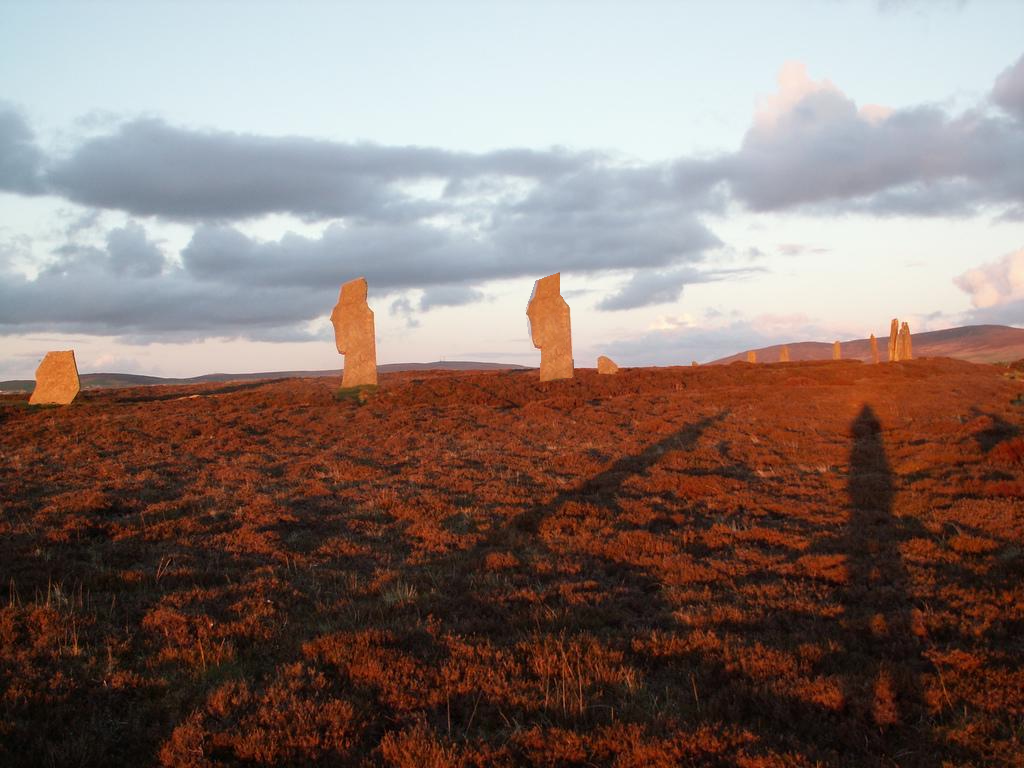
#> input picture Program/im2_t.bmp, 1024 x 768 px
$ python ExpandingBlockAlgorithm.py   (Python 2 division)
#> lines starting #> are read from the running program, lines starting #| are printed output that depends on the picture
import cv2
import numpy as np
import scipy
import time
import logging
import traceback
from sklearn.feature_extraction import image
from scipy.stats import chisquare

class ExpandingBlockAlgorithm():
    def __init__(self,myImage,blockSize):
#> called with myImage = 'im2_t.bmp', blockSize = 32
        self.blockSize = blockSize
        try:
            self.myImage = cv2.imread(myImage)
#> self.myImage is the input picture: shape (768, 1024, 3); mean B, G, R 111.9, 117.6, 135.1
            self.height, self.width, self.channel = self.myImage.shape
#> self.height = 768; self.width = 1024; self.channel = 3
            #toGrayScaleImage
            self.grayScaleImage = self.rgbToGrayScale(self.myImage).astype(np.uint8)
        except:
            print "Tidak Dapat Membuka Gambar"

    def rgbToGrayScale(self,rgb):
        return np.dot(rgb[..., :3], [0.299, 0.587, 0.114])
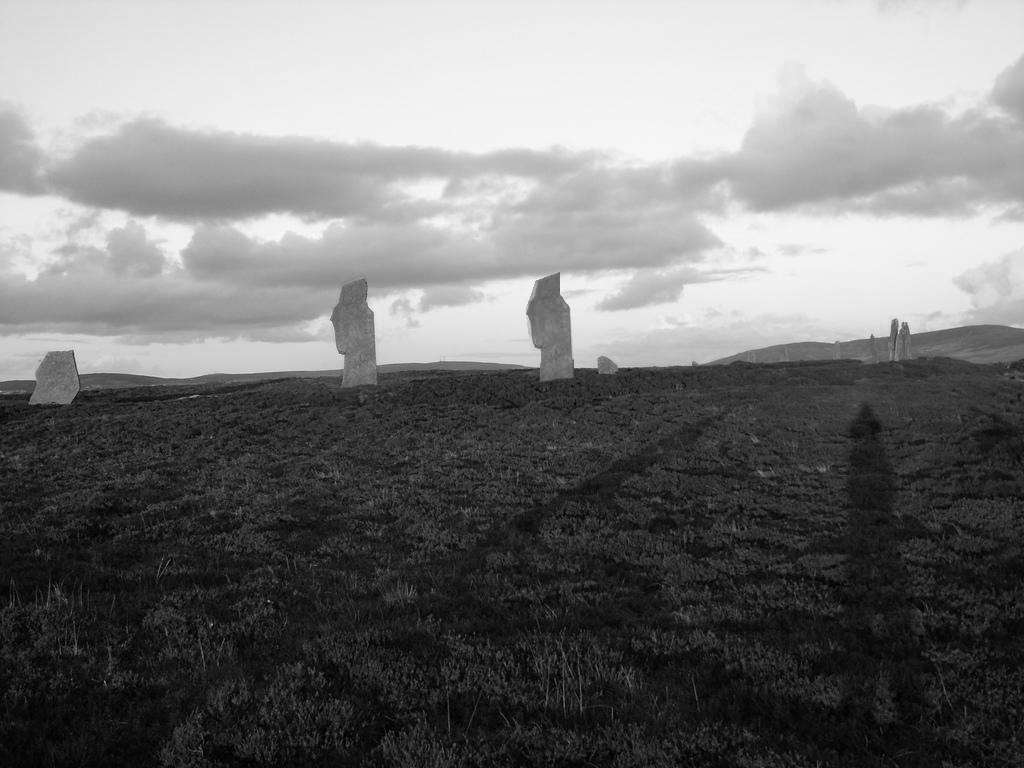
#> returned value: shape (768, 1024) float64; min 0, max 249.6, mean 117.9

    def expandingBlockAlgorithm(self):
        try:
            #make overlapping blok
            self.overLappingBlock = image.extract_patches_2d(self.grayScaleImage, (self.blockSize, self.blockSize))
            self.sizeOverLappingBlock = self.overLappingBlock.shape[0]
#> self.sizeOverLappingBlock = 731841

            #print self.overLappingBlock[0]

            #calculation mean or average grayscale
            self.arrayCalculation = np.zeros((self.sizeOverLappingBlock, 3), dtype=object)
            for i in range(self.sizeOverLappingBlock):
                meanEachBlock = self.overLappingBlock[i].mean()
                self.arrayCalculation[i] = [i, meanEachBlock, self.overLappingBlock[i]]
#> this loop made 731841 passes
#> meanEachBlock on passes 1 to 3: 216.8, 216.9, 217

            #sort based on dominant feature (mean)
            self.arrayCalculation = sorted(self.arrayCalculation, key=lambda value: value[1])
#> self.arrayCalculation = 731841 items

            #create group
            midleValueGroup = self.sizeOverLappingBlock / 2
#> midleValueGroup = 365920
            splitGroup = np.split(self.arrayCalculation, [midleValueGroup])
#> splitGroup = 2 items
            bigGroupA = splitGroup[0]
            bigGroupB = splitGroup[1]
            midleValueGroupA = bigGroupA.shape[0] / 2
#> midleValueGroupA = 182960
            splitGroupA = np.split(bigGroupA, [midleValueGroupA])
#> splitGroupA = 2 items
            midleValueGroupB = bigGroupB.shape[0] / 2
#> midleValueGroupB = 182960
            splitGroupB = np.split(bigGroupB, [midleValueGroupB])
#> splitGroupB = 2 items
            self.group1 = splitGroupA[0]
            self.group2 = splitGroupA[1]
            self.group3 = splitGroupB[0]
            self.group4 = splitGroupB[1]

            #create bucket
            self.bucket1 = np.concatenate((self.group1, self.group2))
            self.bucket2 = np.concatenate((self.group1, self.group2, self.group3))
            self.bucket3 = np.concatenate((self.group2, self.group3, self.group4))
            self.bucket4 = np.concatenate((self.group3, self.group4))

            self.sizeBucket1 = self.bucket1.shape[0]
#> self.sizeBucket1 = 365920
            self.sizeBucket2 = self.bucket2.shape[0]
#> self.sizeBucket2 = 548880
            self.sizeBucket3 = self.bucket3.shape[0]
#> self.sizeBucket3 = 548881
            self.sizeBucket4 = self.bucket4.shape[0]
#> self.sizeBucket4 = 365921

            for eachItemOnBucketColumn in range(self.bucket1.shape[0]):
                for eachItemOnBucketRow in range(eachItemOnBucketColumn + 1, self.bucket1.shape[0]):
                    arrayX = np.zeros((2, 2), dtype=object)
                    arrayY = np.zeros((2, 2), dtype=object)
                    tempArrayX = image.extract_patches_2d((self.bucket1[eachItemOnBucketColumn][2]), (2, 2))
                    tempArrayY = image.extract_patches_2d((self.bucket1[eachItemOnBucketRow][2]), (2, 2))
                    arrayX = tempArrayX[0]
                    arrayY = tempArrayY[0]
                    # convert 2Dimensional Array into 1D Array
                    x = np.reshape(arrayX, 4)
                    y = np.reshape(arrayY, 4)
                    # ___end___
                    hasilVariantAntarDuaBlock = np.var([x, y])
                    hasilSubstractAntarDuaBlock = np.subtract(x, y)
                    t = (np.multiply(((hasilSubstractAntarDuaBlock).transpose()), (hasilSubstractAntarDuaBlock))) / (
                    hasilVariantAntarDuaBlock / 4)
                    #chi = chisquare()
                    print t
                    break
                break


        except:
            logging.error(traceback.format_exc())

if __name__ == '__main__':
    startTime = time.time()
    Run = ExpandingBlockAlgorithm("im2_t.bmp", 32)
    Run.expandingBlockAlgorithm()
    endTime = time.time()
    print "Proccess Time : " + str(endTime - startTime)

$ run again, with Program/01_giraffe.png saved as Program/im2_t.bmp
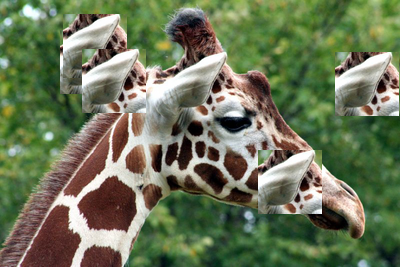
#> input picture Program/01_giraffe.png, 400 x 267 px
#> in __init__, self.myImage is the input picture: shape (267, 400, 3); mean B, G, R 87.8, 117.6, 107.7
#> in rgbToGrayScale, `return np.dot(rgb[..., :3], [0.299, 0.587, 0.114])`:
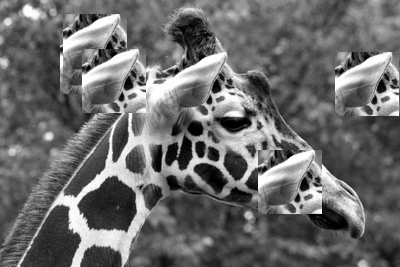
#> returned value: shape (267, 400) float64; min 0, max 255, mean 107.6
#> the loop in expandingBlockAlgorithm, `for i in range(self.sizeOverLappingBlock):` made 87084 passes
#> meanEachBlock on passes 1 to 3: 130, 131.1, 132.1
#> self.arrayCalculation = 87084 items
#> splitGroup = 2 items

$ run again, with Program/02_tree.png saved as Program/im2_t.bmp
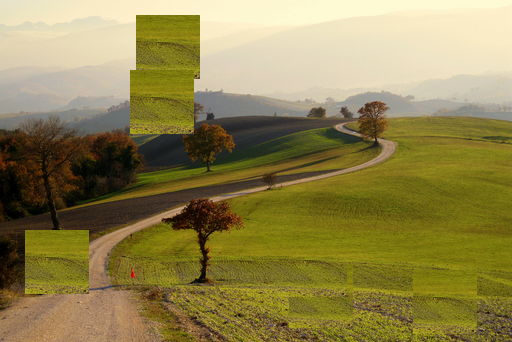
#> input picture Program/02_tree.png, 512 x 342 px
#> in __init__, self.myImage is the input picture: shape (342, 512, 3); mean B, G, R 78, 130.8, 142.6
#> in rgbToGrayScale, `return np.dot(rgb[..., :3], [0.299, 0.587, 0.114])`:
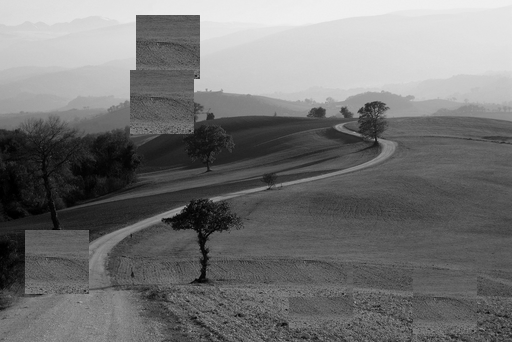
#> returned value: shape (342, 512) float64; min 0, max 240.6, mean 116.4
#> the loop in expandingBlockAlgorithm, `for i in range(self.sizeOverLappingBlock):` made 149591 passes
#> meanEachBlock on passes 1 to 3: 216, 216.1, 216.2
#> self.arrayCalculation = 149591 items
#> splitGroup = 2 items
